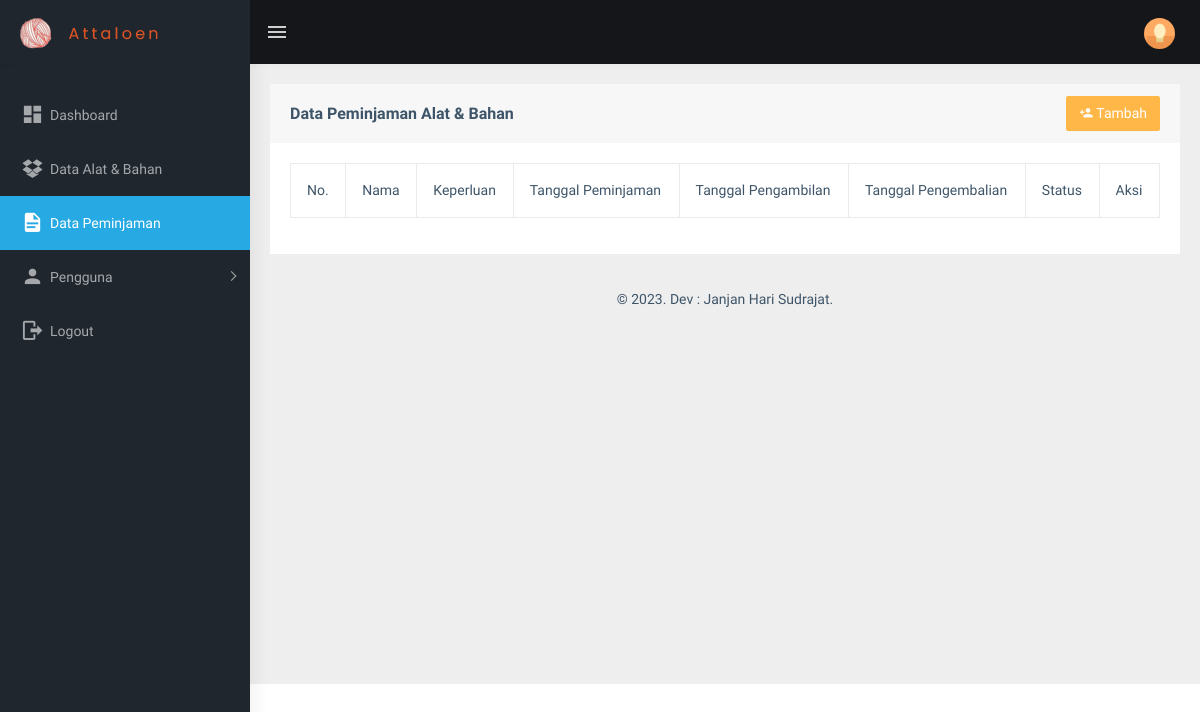
The page /view_peminjaman/peminjaman.php (signed in) on the database as committed earlier.
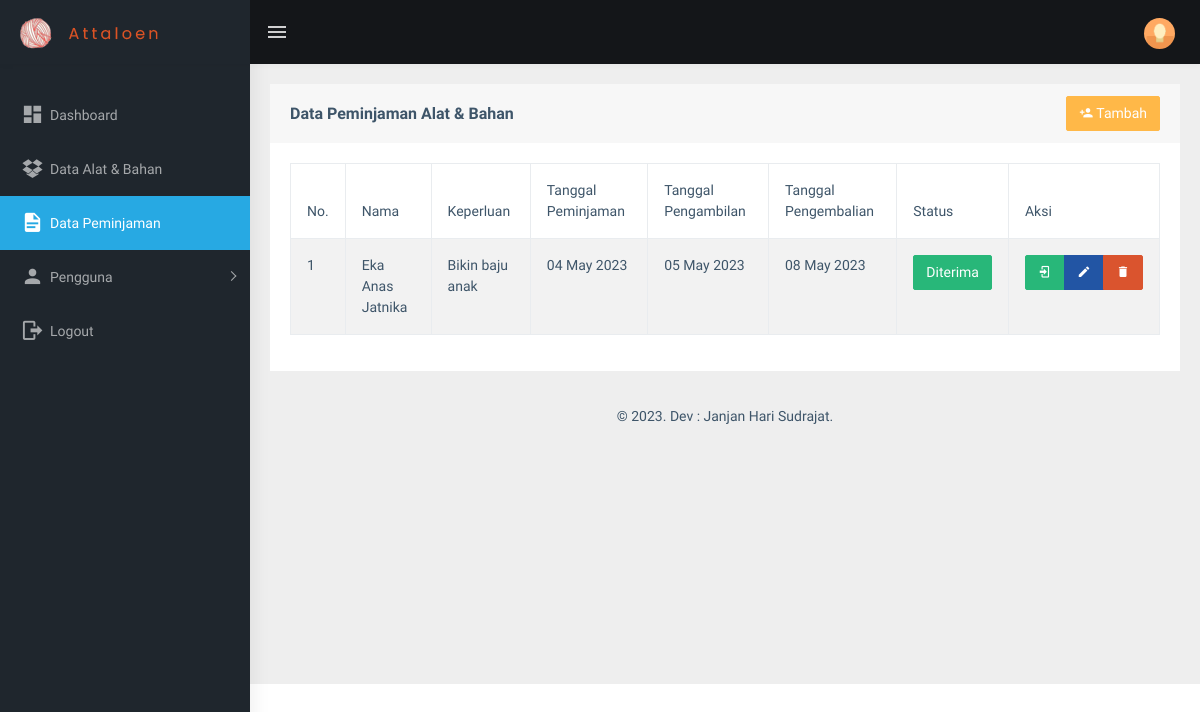
The same page on the database as committed later.
### tables this page shows
CREATE TABLE `peminjaman` (
  `id_peminjaman` int(11) NOT NULL,
  `id_karyawan` int(11) NOT NULL,
  `keperluan` text NOT NULL,
  `tanggal_peminjaman` date NOT NULL,
  `tanggal_pengembalian` date NOT NULL,
  `status` int(11) NOT NULL,
  `tanggal_pengambilan` date NOT NULL
);

CREATE TABLE `users` (
  `id_user` int(11) NOT NULL,
  `nama` varchar(255) NOT NULL,
  `username` varchar(255) NOT NULL,
  `email` varchar(255) NOT NULL,
  `password` varchar(255) NOT NULL,
  `phone` varchar(40) NOT NULL,
  `image` varchar(255) NOT NULL,
  `role_id` int(10) NOT NULL,
  `date_created` date NOT NULL,
  `is_active` int(10) NOT NULL
);

### functions.php (called while the page is built, shortened)
<?php
$conn = mysqli_connect("localhost", "root", "", "db_sippa");
function query($query)
{
    global $conn;
    $result = mysqli_query($conn, $query);
    $rows = [];
    while ($row = mysqli_fetch_assoc($result)) {
        $rows[] = $row;
    }
    return $rows;
}

### view_peminjaman/peminjaman.php (the view, shortened to what the changed rows need)
<?php
include "../templates/header.php";
$peminjaman = query(
    "SELECT * FROM peminjaman
    INNER JOIN users ON peminjaman.id_karyawan = users.id_user
    ORDER BY id_peminjaman DESC"
);
?>
<div class="page-wrapper">
    <div class="container-fluid">
        <div class="row">
            <div class="col-md-12">
                <div class="card">
                    <div class="card-body">
                        <div class="table-responsive">
                            <table id="zero_config" class="table table-striped table-bordered">
                                <thead>
                                    <tr>
                                        <th>No.</th>
                                        <th>Nama</th>
                                        <th>Keperluan</th>
                                        <th>Tanggal Peminjaman</th>
                                        <th>Tanggal Pengambilan</th>
                                        <th>Tanggal Pengembalian</th>
                                        <th>Status</th>
                                        <th>Aksi</th>
                                    </tr>
                                </thead>
                                <tbody>
                                    <?php $i = 1; ?>
                                    <?php foreach ($peminjaman as $p): ?>
                                        <tr>
                                            <td>
                                                <?= $i; ?>
                                            </td>
                                            <td>
                                                <?= $p["nama"]; ?>
                                            </td>
                                            <td>
                                                <?= $p["keperluan"]; ?>
                                            </td>
                                            <td>
                                                <?= date('d F Y', strtotime($p["tanggal_peminjaman"])); ?>
                                            </td>
                                            <td>
                                                <?= date('d F Y', strtotime($p["tanggal_pengambilan"])); ?>
                                            </td>
                                            <td>
                                                <?= date('d F Y', strtotime($p["tanggal_pengembalian"])); ?>
                                            </td>
                                            <td>
                                                <?php if ($p["status"] == 1): ?>
                                                    <a href="peminjaman_status.php?id_peminjaman=<?= $p["id_peminjaman"] ?>">
                                                        <span class="btn btn-success text-white">Diterima</span>
                                                    </a>
                                                <?php elseif ($p["status"] == 2): ?>
                                                    <a href="peminjaman_status.php?id_peminjaman=<?= $p["id_peminjaman"] ?>">
                                                        <span class="btn btn-warning">Pending</span>
                                                    </a>
                                                <?php else: ?>
                                                    <a href="peminjaman_status.php?id_peminjaman=<?= $p["id_peminjaman"] ?>">
                                                        <span class="btn btn-danger">Ditolak</span>
                                                    </a>
                                                <?php endif; ?>
                                            </td>
                                            <td>
                                                <div class="btn-group btn-group-toggle" data-toggle="buttons">
                                                    <a href="peminjaman_detail.php?id_peminjaman=<?= $p["id_peminjaman"] ?>"
                                                        class="btn btn-success text-white"><i class="mdi mdi-login"></i></a>
                                                    <a href="peminjaman_edit.php?id_peminjaman=<?= $p["id_peminjaman"] ?>"
                                                        class="btn btn-info text-white"><i class="mdi mdi-pencil"></i></a>
                                                    <a href="peminjaman_delete.php?id_peminjaman=<?= $p["id_peminjaman"] ?>"
                                                        class="btn btn-danger text-white"
                                                        onclick="return confirm('Yakin ingin menghapus <?= $p['nama']; ?>?');"><i
                                                            class="mdi mdi-delete"></i></a>
                                                </div>
                                            </td>
                                        </tr>
                                        <?php $i++; ?>
                                    <?php endforeach; ?>
                            </table>
                        </div>
                    </div>
                </div>
            </div>
        </div>
        <?php
        include "../templates/footer.php";
        ?>

Rows that differ between the two databases and show on the page:
added peminjaman: users.nama "Eka Anas Jatnika", keperluan "Bikin baju anak", tanggal_peminjaman "04 May 2023", tanggal_pengambilan "05 May 2023", tanggal_pengembalian "08 May 2023"
